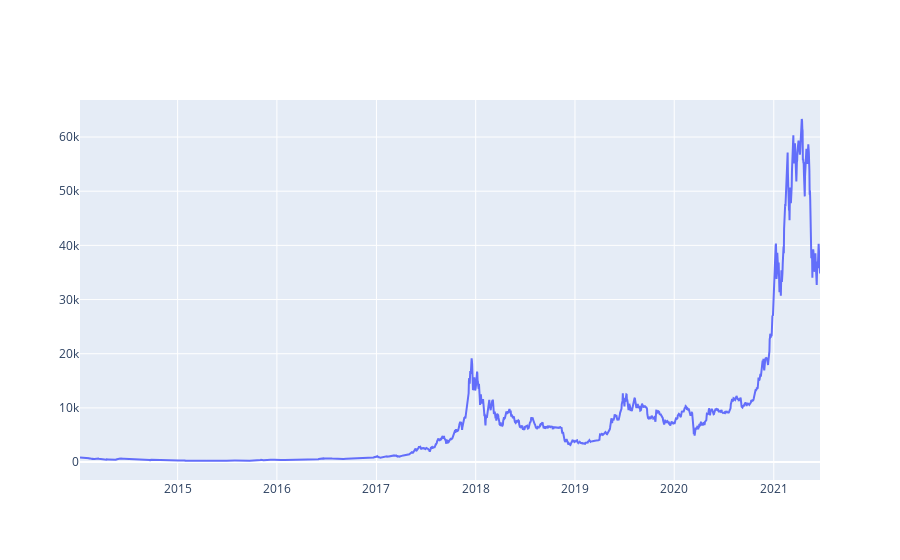

The cell this chart's notebook holds for it:
### Markdown cell above
# Plot new line graph again on `Weighted Price` with newly filled values

### Code cell
btc_trace = go.Scatter(x=data.index, y=data['Weighted Price'], name= 'Price')
py.iplot([btc_trace])

### Figure 1 — Plotly figure (JSON) as saved in the notebook; plotly's stock layout.template omitted (floating-point values rounded to 4 significant figures; data arrays with more than 128 entries replaced by an {"elided": "..."} marker saying what was removed)
{"data": [{"name": "Price", "x": {"elided": "2713 str values"}, "y": {"elided": "2713 float values"}, "type": "scatter"}], "layout": {}}
